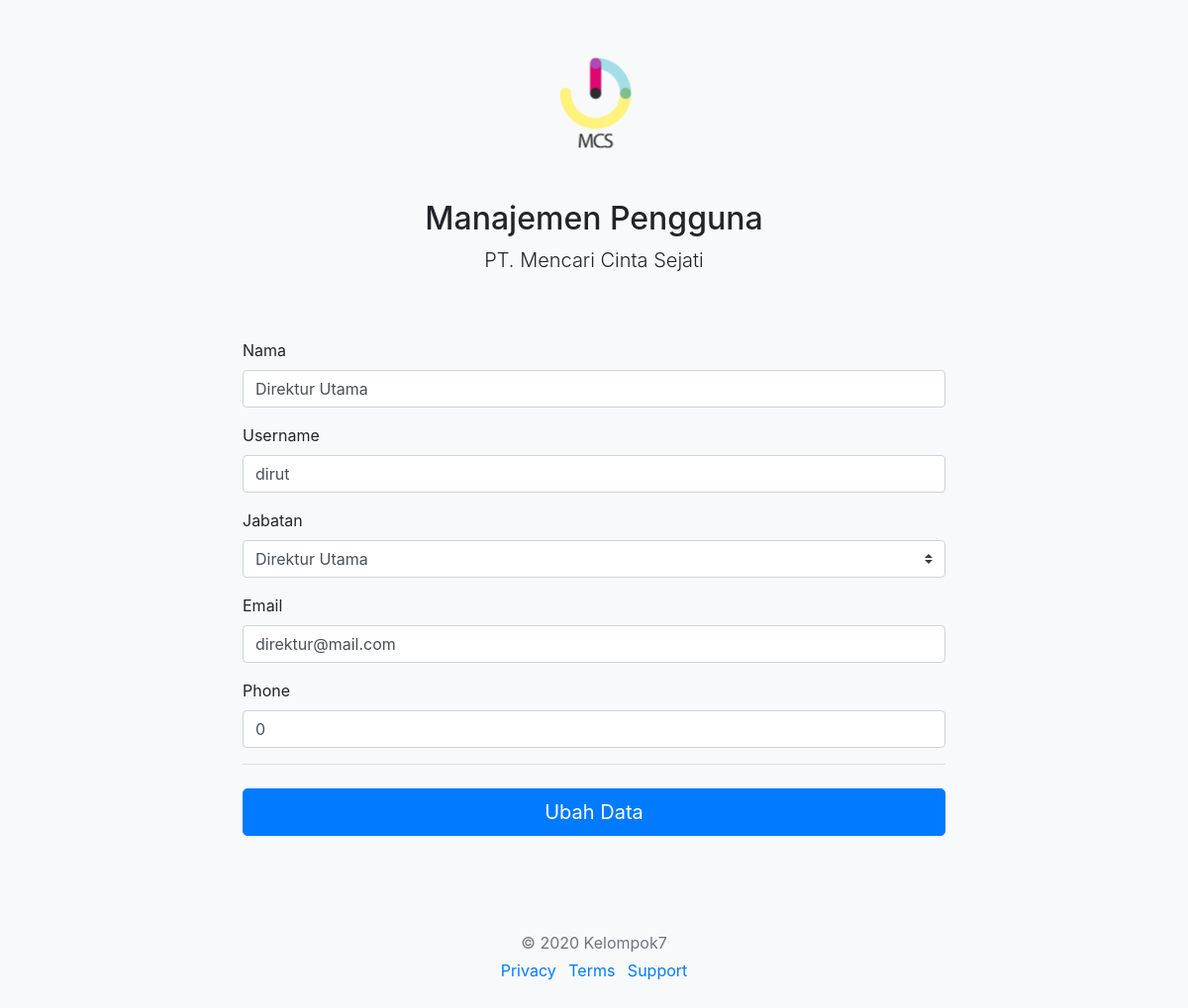
Page /pages/ubah.php?id=13 (signed in) on the earlier database version.
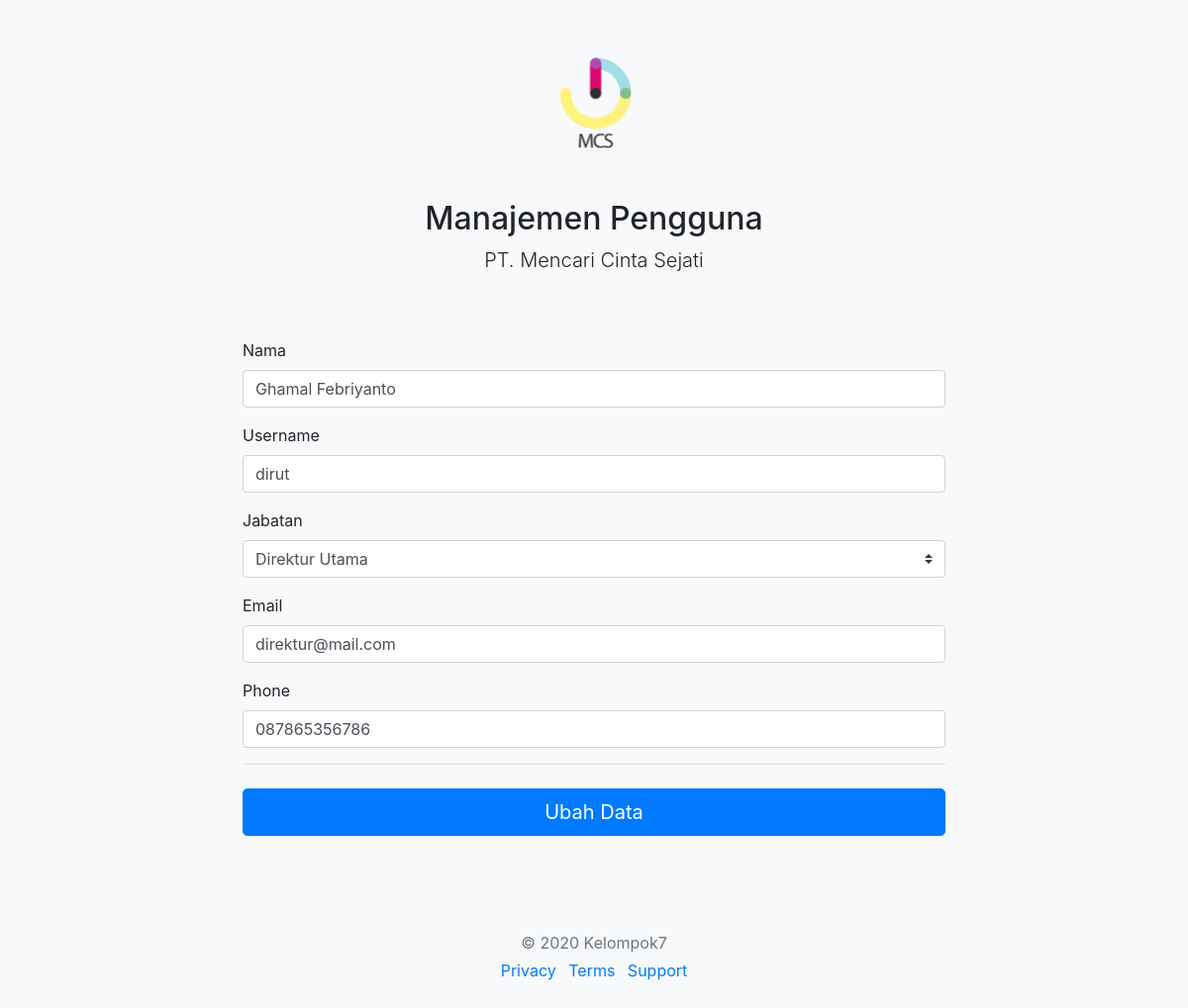
Same page on the later database version.
### tables this page shows
CREATE TABLE `users` (
  `id` int(11) NOT NULL,
  `username` varchar(100) NOT NULL,
  `password` varchar(255) NOT NULL,
  `nama` varchar(100) NOT NULL,
  `level` enum('dir','tu','rt','supir','admin') NOT NULL,
  `email` varchar(100) NOT NULL,
  `phone` varchar(50) NOT NULL
);

### functions.php (called while the page is built, shortened)
<?php
require 'config/db.php';
function query ($query){
	global $conn;
	$result = mysqli_query ($conn, $query);
	$rows=[];
	while ($row = mysqli_fetch_assoc($result)) {
		$rows[] = $row;
	}
	return $rows;
}
?>

### pages/ubah.php (the view, shortened to what this page needs)
<?php require 'parts/header.php'; ?>
<?php
$id = $_GET["id"];
$usr = query("SELECT * FROM users WHERE id = $id")[0];
?>
<div class="container">
    <div class="py-5 text-center">
      <img class="d-block mx-auto mb-4" src="img/mcs.png" alt="" width="130" height="130">
      <h2>Manajemen Pengguna</h2>
      <p class="lead">PT. Mencari Cinta Sejati</p>
    </div>
  </div>
  <div class="container">
      <div class="col-xl-8 col-lg-8 col-md-8 col-sm-10 mx-auto">
        <form class="needs-validation" method="post" action="" novalidate>
            <div class="mb-3">
              <label for="nama">Nama</label>
              <input type="text" class="form-control" id="nama" name="nama"  required value="<?php echo $usr["nama"]; ?>">
            </div>
             <div class="mb-3">
              <label for="username">Username</label>
              <input type="text" class="form-control" id="username" name="username"  required value="<?php echo $usr["username"]; ?>">
            </div>
            <div class="mb-3">
              <label for="level">Jabatan</label>
              <select class="custom-select d-block w-100" id="level" name="level">
      			    <option value="dir" <?php if($usr["level"]=="dir") echo "selected"?> >Direktur Utama</option>
              </select>
            </div>
             <div class="mb-3">
              <label for="email">Email</label>
              <input type="text" class="form-control" id="email" name="email"  required value="<?php echo $usr["email"]; ?>">
            </div>
             <div class="mb-3">
              <label for="phone">Phone</label>
              <input type="text" class="form-control" id="phone" name="phone"  required value="<?php echo $usr["phone"]; ?>">
            </div>
          <hr class="mb-4">
          <button class="btn btn-primary btn-lg btn-block" type="submit" name="submit">Ubah Data</button>
        </form>
      </div>
    </div>
<?php  require 'parts/footer.php' ?>

Differences in the rows shown:
changed users "dirut": nama "Direktur Utama" → "Ghamal Febriyanto"; phone "0" → "087865356786"
